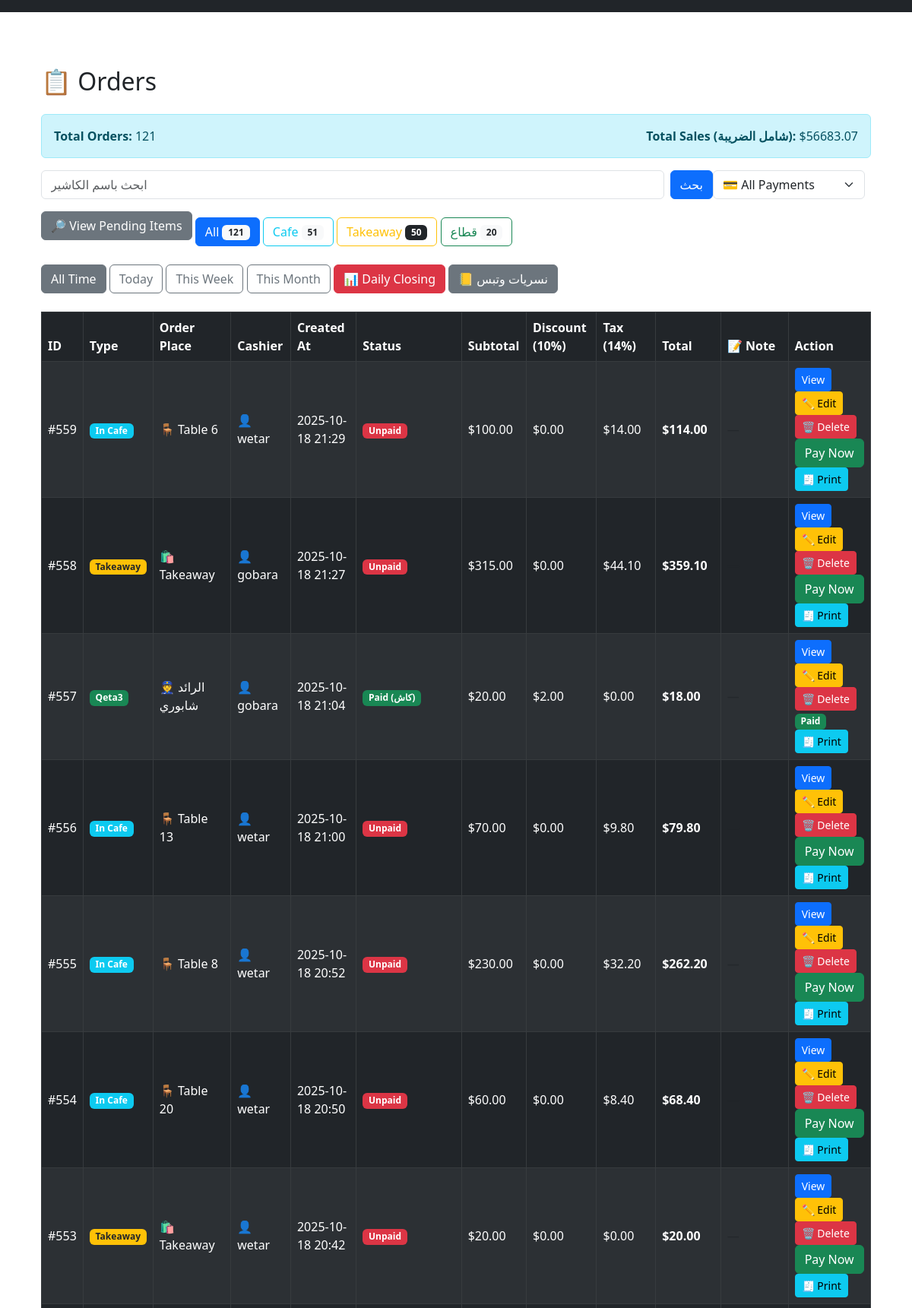
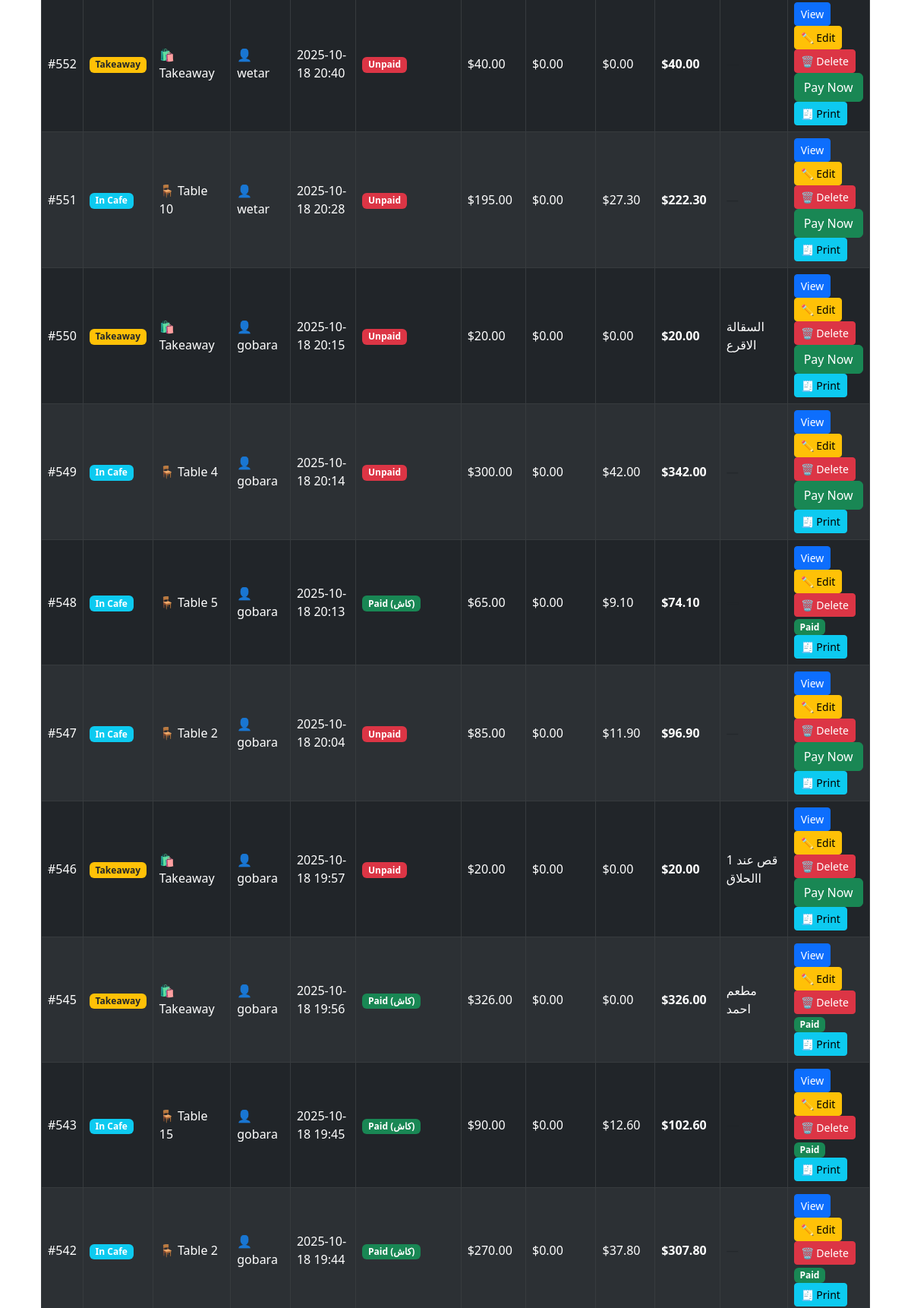
Screenshot of /orders/ (upper part) with the database file from the repository (2 pictures, top to bottom).
### main/models.py (models this page shows, shortened)
class Order(models.Model):
    ORDER_TYPE_CHOICES = [
        ("cafe", "Cafe"),
        ("takeaway", "Takeaway"),
        ("qeta3", "Qeta3"),
    ]
    PAYMENT_CHOICES = [
        ('cash', 'كاش'),
        ('vodafone', 'فودافون كاش'),
        ('moagel', 'مؤجل'),
    ]
    table_number = models.PositiveIntegerField(null=True, blank=True)  # للـ in_cafe
    order_type = models.CharField(max_length=20, choices=ORDER_TYPE_CHOICES)
    created_at = models.DateTimeField(auto_now_add=True)
    is_paid = models.BooleanField(default=False)
    discount = models.DecimalField(max_digits=10, decimal_places=2, default=0)
    service_charge = models.DecimalField(max_digits=10, decimal_places=2, default=0)
    tax = models.DecimalField(max_digits=10, decimal_places=2, default=0)
    cashier = models.ForeignKey(User, on_delete=models.SET_NULL, null=True, blank=True, related_name="orders")
    officer = models.ForeignKey("Officer", on_delete=models.SET_NULL, null=True, blank=True)
    payment_method = models.CharField(max_length=20, choices=PAYMENT_CHOICES, blank=True, null=True)
    note = models.TextField(blank=True, null=True)
    @property
    def subtotal(self):
        return sum(item.total_price for item in self.items.all())
    @property
    def total(self):
        return self.subtotal - self.discount + self.service_charge + self.tax

class OrderItem(models.Model):
    order = models.ForeignKey(Order, on_delete=models.CASCADE, related_name="items")
    menuitem = models.ForeignKey("MenuItem", on_delete=models.CASCADE)
    quantity = models.PositiveIntegerField(default=1)
    is_done = models.BooleanField(default=False)
    @property
    def total_price(self):
        return self.menuitem.price * self.quantity

class MenuItem(models.Model):
    CATEGORY_CHOICES = [
        ("food", "Food"),
        ("drink", "Drink"),
        ("7alak", "7alak"),
        ("shesha", "shesha"),
    ]
    SECTION_CHOICES = [
        ("barista", "باريستا"),
        ("mat3am", "مطعم"),
        ("canteen","كانتين"),
        ("7alak", "7alak"),
        ("shesha", "shesha"),
        ("addons","إضافات"),
    ]
    name = models.CharField(max_length=120)
    category = models.CharField(max_length=50, choices=CATEGORY_CHOICES, default="food")
    price = models.DecimalField(max_digits=10, decimal_places=2)
    is_active = models.BooleanField(default=True)  # لو الصنف متوقف أو شغال
    show_in_cafe = models.BooleanField(default=False)
    show_in_takeaway = models.BooleanField(default=False)
    show_in_qeta3 = models.BooleanField(default=False)
    section = models.CharField(max_length=20, choices=SECTION_CHOICES)
    image = models.ImageField(upload_to="menu_images/", blank=True, null=True)  # ✅ هنا

class Officer(models.Model):
    name = models.CharField(max_length=100)
    discount_rate = models.DecimalField(
        max_digits=4,
        decimal_places=2,
        default=0.10,   # 10% افتراضي
        help_text="اكتب النسبة كقيمة عشرية (مثال: 0.10 = 10%, 0.50 = 50%)"
    )

### main/views.py (the view)
# urls.py: path("orders/", views.orders_list, name="orders_list"),
def orders_list(request):
    order_type = request.GET.get("type")  # فلتر النوع
    date_filter = request.GET.get("date")  # فلتر التاريخ
    cashier_name = request.GET.get("cashier")  # فلتر الكاشير
    payment_filter = request.GET.get("payment")
    all_orders = Order.objects.all().select_related("cashier")
    if order_type in ["cafe", "takeaway","qeta3"]:
        all_orders = all_orders.filter(order_type=order_type)
    today = now().date()
    if date_filter == "today":
        all_orders = all_orders.filter(created_at__date=today)
    elif date_filter == "week":
        start_week = today - timedelta(days=today.weekday())
        all_orders = all_orders.filter(created_at__date__gte=start_week)
    elif date_filter == "month":
        all_orders = all_orders.filter(
            created_at__month=today.month,
            created_at__year=today.year,
        )
    if cashier_name:
        all_orders = all_orders.filter(cashier__username__icontains=cashier_name)
    if payment_filter in ["cash", "vodafone", "moagel"]:
        all_orders = all_orders.filter(payment_method=payment_filter)
    total_orders = all_orders.count()
    total_sales = sum(order.total for order in all_orders)
    cafe_count = Order.objects.filter(order_type="cafe").count()
    takeaway_count = Order.objects.filter(order_type="takeaway").count()
    qeta3_count = Order.objects.filter(order_type="qeta3").count()
    all_count = Order.objects.count()
    return render(request, "orders_list.html", {
        "orders": all_orders.order_by("-created_at"),
        "active_filter": order_type or "all",
        "date_filter": date_filter or "all",
        "cashier_filter": cashier_name or "",
        "payment_filter": payment_filter or "",
        "cafe_count": cafe_count,
        "takeaway_count": takeaway_count,
        "qeta3_count": qeta3_count,
        "all_count": all_count,
        "total_orders": total_orders,
        "total_sales": total_sales,
    })

### main/templates/orders_list.html (shortened to what this page needs)
{% extends "base.html" %}
{% block content %}
<div class="container py-5">
  <h2 class="mb-4 text-dark">📋 Orders</h2>
  <div class="alert alert-info d-flex justify-content-between">
    <div>
      <strong>Total Orders:</strong> {{ total_orders }}
    </div>
    <div>
      <strong>Total Sales (شامل الضريبة):</strong> ${{ total_sales }}
    </div>
  </div>
  <div class="mb-3">
    <form method="get" action="" class="mb-3 d-flex">
      <input type="text" name="cashier" class="form-control me-2"
             placeholder="ابحث باسم الكاشير" value="{{ cashier_filter }}">
      <button type="submit" class="btn btn-primary">بحث</button>
      <select name="payment" class="form-select me-2" style="max-width: 200px;">
        <option value="">💳 All Payments</option>
      </select>
    </form>
    <a href="{% url 'pending_items' %}" class="btn btn-secondary mb-3">🔎 View Pending Items</a>
    <a href="?type=all&date={{ date_filter }}" class="btn {% if active_filter == 'all' %}btn-primary{% else %}btn-outline-primary{% endif %}">
      All <span class="badge bg-light text-dark">{{ all_count }}</span>
    </a>
    <a href="?type=cafe&date={{ date_filter }}" class="btn {% if active_filter == 'cafe' %}btn-info text-white{% else %}btn-outline-info{% endif %}">
      Cafe <span class="badge bg-light text-dark">{{ cafe_count }}</span>
    </a>
    <a href="?type=takeaway&date={{ date_filter }}" class="btn {% if active_filter == 'takeaway' %}btn-warning text-dark{% else %}btn-outline-warning{% endif %}">
      Takeaway <span class="badge bg-dark text-white">{{ takeaway_count }}</span>
    </a>
    <a href="?type=qeta3&date={{ date_filter }}" class="btn {% if active_filter == 'qeta3' %}btn-success{% else %}btn-outline-success{% endif %}">
      قطاع <span class="badge bg-light text-dark">{{ qeta3_count }}</span>
    </a>
  </div>
  <div class="mb-4">
    <a href="?type={{ active_filter }}&date=all" class="btn {% if date_filter == 'all' %}btn-secondary{% else %}btn-outline-secondary{% endif %}">All Time</a>
    <a href="?type={{ active_filter }}&date=today" class="btn {% if date_filter == 'today' %}btn-secondary{% else %}btn-outline-secondary{% endif %}">Today</a>
    <a href="?type={{ active_filter }}&date=week" class="btn {% if date_filter == 'week' %}btn-secondary{% else %}btn-outline-secondary{% endif %}">This Week</a>
    <a href="?type={{ active_filter }}&date=month" class="btn {% if date_filter == 'month' %}btn-secondary{% else %}btn-outline-secondary{% endif %}">This Month</a>
    <a href="{% url 'daily_closing' %}" class="btn btn-danger">📊 Daily Closing</a>
    <a href="{% url 'extra_expenses' %}" class="btn btn-secondary">📒 نسريات وتبس</a>
  </div>
  <table class="table table-dark table-striped table-bordered align-middle">
    <thead>
      <tr>
        <th>ID</th>
        <th>Type</th>
        <th>Order Place</th>
        <th>Cashier</th>
        <th>Created At</th>
        <th>Status</th>
        <th>Subtotal</th>
        <th>Discount (10%)</th>
        <th>Tax (14%)</th>
        <th>Total</th>
        <th>📝 Note</th>
        <th>Action</th>
      </tr>
    </thead>
    <tbody>
      {% for order in orders %}
      <tr>
        <td>#{{ order.id }}</td>
        <td>
          {% if order.order_type == "cafe" %}
            <span class="badge bg-info">In Cafe</span>
          {% elif order.order_type == "takeaway" %}
            <span class="badge bg-warning text-dark">Takeaway</span>
          {% elif order.order_type == "qeta3" %}
            <span class="badge bg-success">Qeta3</span>
          {% endif %}
        </td>
        <td>
          {% if order.order_type == "cafe" %}
            🪑 Table {{ order.table_number }}
          {% elif order.order_type == "takeaway" %}
            🛍️ Takeaway
          {% elif order.order_type == "qeta3" %}
            👮 {% if order.officer %} {{ order.officer.name }} {% else %} غير محدد {% endif %}
          {% else %}
            -
          {% endif %}
        </td>
        <td>
          {% if order.cashier %}
            👤 {{ order.cashier.username }}
          {% else %}
            -
          {% endif %}
        </td>
        <td>{{ order.created_at|date:"Y-m-d H:i" }}</td>
        <td>
          {% if order.is_paid %}
            <span class="badge bg-success">
              Paid ({{ order.get_payment_method_display }})
            </span>
          {% else %}
            <span class="badge bg-danger">Unpaid</span>
          {% endif %}
        </td>
        <td>${{ order.subtotal }}</td>
        <td>${{ order.discount }}</td>
        <td>${{ order.tax }}</td>
        <td><strong>${{ order.total }}</strong></td>
        <td>
          {% if order.note %}
            {{ order.note }}
          {% else %}
            <span class="text-muted">—</span>
          {% endif %}
        </td>
        <td>
          <a href="{% url 'order_detail' order.id %}" class="btn btn-sm btn-primary">View</a>
          <a href="{% url 'edit_order_from_list' order.id %}" class="btn btn-sm btn-warning">✏️ Edit</a>
          <a href="{% url 'delete_order_from_list' order.id %}" class="btn btn-sm btn-danger">🗑 Delete</a>
          {% if not order.is_paid %}
            <a href="{% url 'pay_order' order.id %}" class="btn btn-success">Pay Now</a>
          {% else %}
            <span class="badge bg-success">Paid</span>
          {% endif %}
          <a href="{% url 'print_order' order.id %}" target="_blank" class="btn btn-sm btn-info">
            🧾 Print
          </a>
        </td>
      </tr>
      {% empty %}
      <tr>
        <td colspan="12" class="text-center">No orders found.</td>
      </tr>
      {% endfor %}
    </tbody>
  </table>
</div>
{% endblock %}

### rows the page displays
Order: id "559", order_type "In Cafe", table_number "6", cashier.username "wetar", created_at "2025-10-18 21:29", is_paid "Unpaid", subtotal "100.00", discount "0.00", tax "14.00", total "114.00"
Order: id "558", order_type "Takeaway", cashier.username "gobara", created_at "2025-10-18 21:27", is_paid "Unpaid", subtotal "315.00", discount "0.00", tax "44.10", total "359.10"
Order: id "557", order_type "Qeta3", officer.name "الرائد شابوري", cashier.username "gobara", created_at "2025-10-18 21:04", payment_method "كاش", subtotal "20.00", discount "2.00", tax "0.00", total "18.00", is_paid "Paid"
Order: id "556", order_type "In Cafe", table_number "13", cashier.username "wetar", created_at "2025-10-18 21:00", is_paid "Unpaid", subtotal "70.00", discount "0.00", tax "9.80", total "79.80"
Order: id "555", order_type "In Cafe", table_number "8", cashier.username "wetar", created_at "2025-10-18 20:52", is_paid "Unpaid", subtotal "230.00", discount "0.00", tax "32.20", total "262.20"
Order: id "554", order_type "In Cafe", table_number "20", cashier.username "wetar", created_at "2025-10-18 20:50", is_paid "Unpaid", subtotal "60.00", discount "0.00", tax "8.40", total "68.40"
Order: id "553", order_type "Takeaway", cashier.username "wetar", created_at "2025-10-18 20:42", is_paid "Unpaid", subtotal "20.00", discount "0.00", tax "0.00", total "20.00"
Order: id "552", order_type "Takeaway", cashier.username "wetar", created_at "2025-10-18 20:40", is_paid "Unpaid", subtotal "40.00", discount "0.00", tax "0.00", total "40.00"
Order: id "551", order_type "In Cafe", table_number "10", cashier.username "wetar", created_at "2025-10-18 20:28", is_paid "Unpaid", subtotal "195.00", discount "0.00", tax "27.30", total "222.30"
Order: id "550", order_type "Takeaway", cashier.username "gobara", created_at "2025-10-18 20:15", is_paid "Unpaid", subtotal "20.00", discount "0.00", tax "0.00", total "20.00", note "السقالة الاقرع"
Order: id "549", order_type "In Cafe", table_number "4", cashier.username "gobara", created_at "2025-10-18 20:14", is_paid "Unpaid", subtotal "300.00", discount "0.00", tax "42.00", total "342.00"
Order: id "548", order_type "In Cafe", table_number "5", cashier.username "gobara", created_at "2025-10-18 20:13", payment_method "كاش", subtotal "65.00", discount "0.00", tax "9.10", total "74.10", is_paid "Paid"
Order: id "547", order_type "In Cafe", table_number "2", cashier.username "gobara", created_at "2025-10-18 20:04", is_paid "Unpaid", subtotal "85.00", discount "0.00", tax "11.90", total "96.90"
Order: id "546", order_type "Takeaway", cashier.username "gobara", created_at "2025-10-18 19:57", is_paid "Unpaid", subtotal "20.00", discount "0.00", tax "0.00", total "20.00", note "1 قص عند االحلاق"
Order: id "545", order_type "Takeaway", cashier.username "gobara", created_at "2025-10-18 19:56", payment_method "كاش", subtotal "326.00", discount "0.00", tax "0.00", total "326.00", note "مطعم احمد", is_paid "Paid"
Order: id "543", order_type "In Cafe", table_number "15", cashier.username "gobara", created_at "2025-10-18 19:45", payment_method "كاش", subtotal "90.00", discount "0.00", tax "12.60", total "102.60", is_paid "Paid"
Order: id "542", order_type "In Cafe", table_number "2", cashier.username "gobara", created_at "2025-10-18 19:44", payment_method "كاش", subtotal "270.00", discount "0.00", tax "37.80", total "307.80", is_paid "Paid"

### other values shown
{{ total_orders }} "121"
{{ total_sales }} "56683.07"
{{ all_count }} "121"
{{ cafe_count }} "51"
{{ takeaway_count }} "50"
{{ qeta3_count }} "20"
